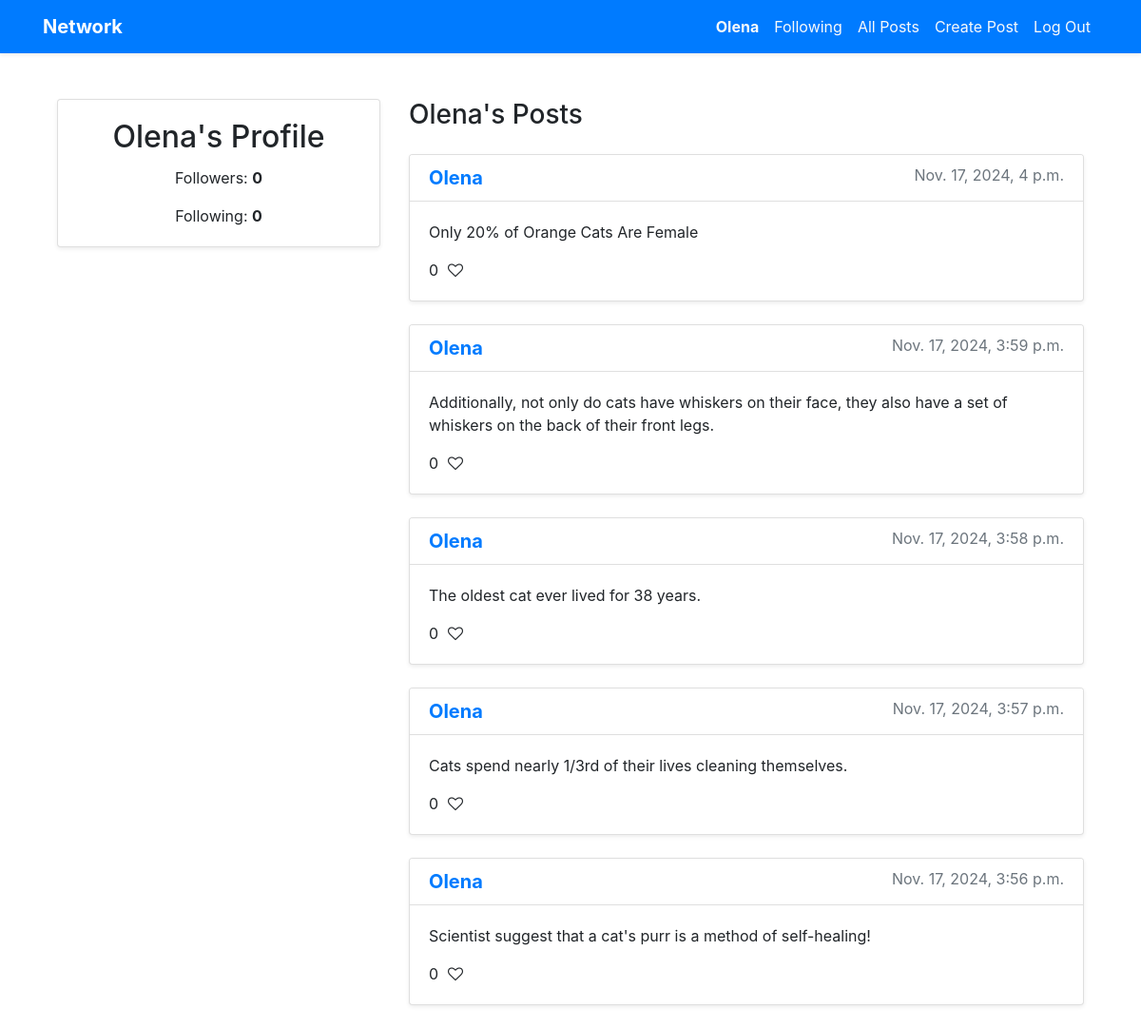
/profile/1 (signed in), run on the app's committed database.
### network/models.py (models this page shows, shortened)
class User(AbstractUser):
    pass

class Post(models.Model):
    user = models.ForeignKey(User, on_delete=models.CASCADE, related_name="posts")
    content = models.TextField()
    timestamp = models.DateTimeField(auto_now_add=True)
    def like_count(self):
        return self.likes.count()

### network/views.py (the view)
# urls.py: path("profile/<int:user_id>", views.profile, name="profile"),
@login_required
def profile(request, user_id):
    user_profile = get_object_or_404(User, pk=user_id)
    posts = user_profile.posts.all().order_by("-timestamp")
    followers_count = user_profile.followers.count()
    following_count = user_profile.following.count()
    is_following = request.user.is_authenticated and Follow.objects.filter(user=request.user, followed_user=user_profile).exists()
    return render(request, "network/profile.html", {
        "user_profile": user_profile,
        "posts": posts,
        "followers_count": followers_count,
        "following_count": following_count,
        "is_following": is_following
    })

### network/templates/network/profile.html (shortened to what this page needs)
{% extends "network/layout.html" %}
{% load static %}
{% block body %}
<div class="container mt-5">
    <div class="row">
        <div class="col-md-4">
            <div class="card shadow-sm mb-4">
                <div class="card-body text-center">
                    <h2 class="card-title">{{ user_profile.username }}'s Profile</h2>
                    <p class="card-text">Followers: <span id="followers-count" class="font-weight-bold">{{ followers_count }}</span></p>
                    <p class="card-text">Following: <span class="font-weight-bold">{{ following_count }}</span></p>
                </div>
            </div>
        </div>
        <div class="col-md-8">
            <h3 class="mb-4">{{ user_profile.username }}'s Posts</h3>
            {% for post in posts %}
                <div class="card mb-4 shadow-sm">
                    <div class="card-header bg-white">
                        <h5 class="card-title mb-0">
                            <a href="{% url 'profile' post.user.id %}" class="text-primary font-weight-bold">{{ post.user.username }}</a>
                            <small class="text-muted float-right">{{ post.timestamp }}</small>
                        </h5>
                    </div>
                    <div class="card-body">
                        <p class="card-text">{{ post.content }}</p>
                        <div class="d-flex align-items-center mt-3">
                            <div class="like-section mr-3">
                                <span id="like-count-{{ post.id }}" class="like-count">{{ post.like_count }}</span>
                                <i class="fa fa-heart-o like-icon" data-post-id="{{ post.id }}"></i>
                            </div>
                        </div>
                    </div>
                </div>
            {% empty %}
                <div class="text-center text-muted">
                    <p>No posts yet.</p>
                </div>
            {% endfor %}
        </div>
    </div>
</div>
{% endblock %}

### network/templates/network/layout.html (shortened to what this page needs)
{% load static %}
<!DOCTYPE html>
<html lang="en">
    <head>
        <link rel="stylesheet" href="https://stackpath.bootstrapcdn.com/bootstrap/4.4.1/css/bootstrap.min.css">
        <link href="{% static 'network/styles.css' %}" rel="stylesheet">
        <link rel="stylesheet" href="https://cdnjs.cloudflare.com/ajax/libs/font-awesome/4.7.0/css/font-awesome.min.css">
    </head>
    <body>
        <nav class="navbar navbar-expand-lg navbar-dark bg-primary shadow-sm">
            <div class="container">
                <a class="navbar-brand font-weight-bold" href="{% url 'index' %}">Network</a>
                <div class="collapse navbar-collapse" id="navbarNav">
                    <ul class="navbar-nav ml-auto">
                        {% if user.is_authenticated %}
                            <li class="nav-item">
                                <a class="nav-link text-light" href="{% url 'profile' user.id %}">
                                    <strong>{{ user.username }}</strong>
                                </a>
                            </li>
                            <li class="nav-item">
                                <a class="nav-link text-light" href="{% url 'following_posts' %}">Following</a>
                            </li>
                        {% endif %}
                        <li class="nav-item">
                            <a class="nav-link text-light" href="{% url 'all_posts' %}">All Posts</a>
                        </li>
                        {% if user.is_authenticated %}
                            <li class="nav-item">
                                <a class="nav-link text-light" href="{% url 'create_post' %}">Create Post</a>
                            </li>
                            <li class="nav-item">
                                <a class="nav-link text-light" href="{% url 'logout' %}">Log Out</a>
                            </li>
                        {% endif %}
                    </ul>
                </div>
            </div>
        </nav>
        <div class="container mt-5">
            {% block body %}
            {% endblock %}
        </div>
    </body>
</html>

### network/static/network/styles.css (style rules this page uses)
.like-section { display: flex; align-items: center; }
.like-icon { font-size: 24px; margin-left: 10px; cursor: pointer; transition: color 0.3s ease; }

### data on the page
User: username "Olena"
Post: user.username "Olena", timestamp "Nov. 17, 2024, 4 p.m.", content "Only 20% of Orange Cats Are Female", like_count "0"
Post: user.username "Olena", timestamp "Nov. 17, 2024, 3:59 p.m.", content "Additionally, not only do cats have whiskers on their face, they also have a set of whiskers on the back of their front legs.", like_count "0"
Post: user.username "Olena", timestamp "Nov. 17, 2024, 3:58 p.m.", content "The oldest cat ever lived for 38 years.", like_count "0"
Post: user.username "Olena", timestamp "Nov. 17, 2024, 3:57 p.m.", content "Cats spend nearly 1/3rd of their lives cleaning themselves.", like_count "0"
Post: user.username "Olena", timestamp "Nov. 17, 2024, 3:56 p.m.", content "Scientist suggest that a cat's purr is a method of self-healing!", like_count "0"

### other printed values
{{ followers_count }} "0"
{{ following_count }} "0"
